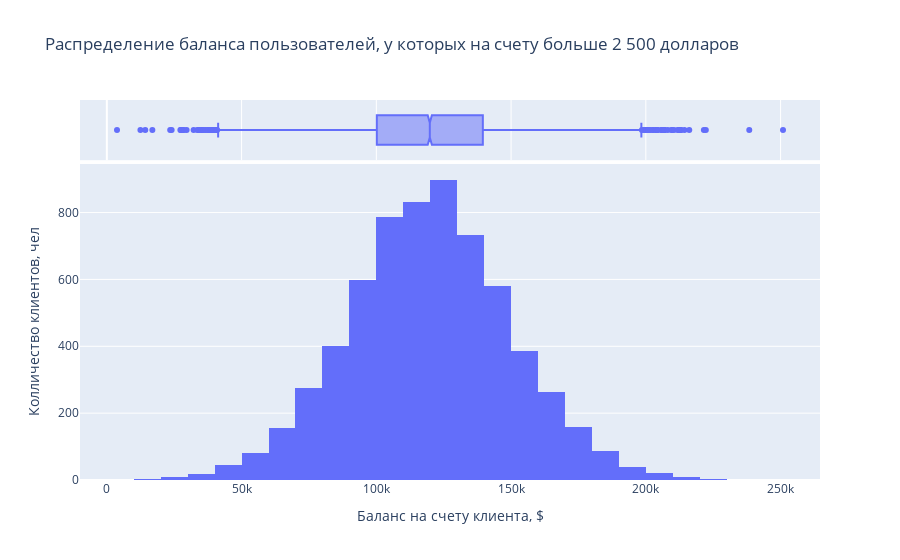

Notebook code cell kept with this figure:
### Markdown cell above
9.2. Постройте график, показывающий распределение баланса пользователей, у которых на счету больше 2 500 долларов. Опишите распределение и сделайте выводы.

### Code cell
balance = churn_data[churn_data['Balance'] > 2500] #фильтруем датафрейм

fig = px.histogram(
    balance,
    x='Balance',
    marginal='box',
    nbins=30,
    title='Распределение баланса пользователей, у которых на счету больше 2 500 долларов'
)
fig.update_layout(xaxis_title="Баланс на счету клиента, $", yaxis_title="Колличество клиентов, чел")
fig.show()

display(Image(filename='D:\DS\Skillfactory_jupiter_notebook\PYTHON-13.Vizualization_data\data\9.2.png'))

### Figure 1 — Plotly figure (JSON) as saved in the notebook; plotly's stock layout.template omitted (floating-point values rounded to 4 significant figures; data arrays with more than 128 entries replaced by an {"elided": "..."} marker saying what was removed)
{"data": [{"alignmentgroup": "True", "bingroup": "x", "hovertemplate": "Balance=%{x}<br>count=%{y}<extra></extra>", "legendgroup": "", "marker": {"color": "#636efa", "pattern": {"shape": ""}}, "name": "", "nbinsx": 30, "offsetgroup": "", "orientation": "v", "showlegend": false, "type": "histogram", "x": {"elided": "6383 float values"}, "xaxis": "x", "yaxis": "y"}, {"alignmentgroup": "True", "hovertemplate": "Balance=%{x}<extra></extra>", "legendgroup": "", "marker": {"color": "#636efa"}, "name": "", "notched": true, "offsetgroup": "", "showlegend": false, "type": "box", "x": {"elided": "6383 float values"}, "xaxis": "x2", "yaxis": "y2"}], "layout": {"barmode": "relative", "legend": {"tracegroupgap": 0}, "title": {"text": "Распределение баланса пользователей, у которых на счету больше 2 500 долларов"}, "xaxis": {"anchor": "y", "domain": [0, 1], "title": {"text": "Баланс на счету клиента, $"}}, "xaxis2": {"anchor": "y2", "domain": [0, 1], "matches": "x", "showgrid": true, "showticklabels": false}, "yaxis": {"anchor": "x", "domain": [0, 0.8316], "title": {"text": "Колличество клиентов, чел"}}, "yaxis2": {"anchor": "x2", "domain": [0.8416, 1], "matches": "y2", "showgrid": false, "showline": false, "showticklabels": false, "ticks": ""}}}
